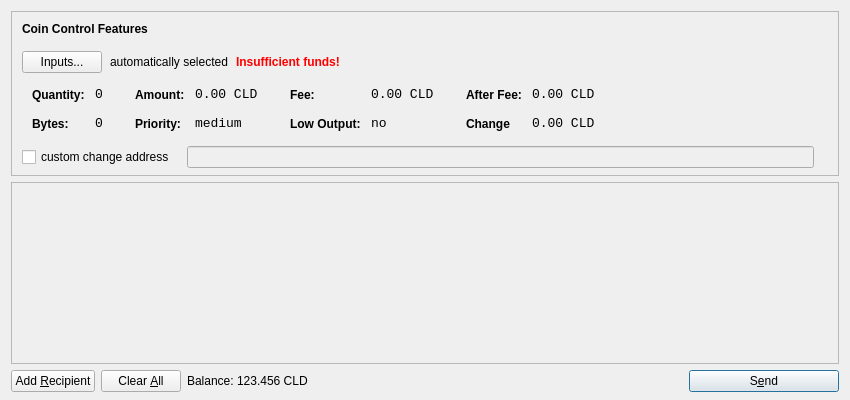
<?xml version="1.0" encoding="UTF-8"?>
<ui version="4.0">
 <class>SendCoinsDialog</class>
 <widget class="QDialog" name="SendCoinsDialog">
  <property name="geometry">
   <rect>
    <x>0</x>
    <y>0</y>
    <width>850</width>
    <height>400</height>
   </rect>
  </property>
  <property name="windowTitle">
   <string>Send Coins</string>
  </property>
  <layout class="QVBoxLayout" name="verticalLayout" stretch="0,1,0">
   <property name="bottomMargin">
    <number>8</number>
   </property>
   <item>
    <widget class="QFrame" name="frameCoinControl">
     <property name="sizePolicy">
      <sizepolicy hsizetype="Expanding" vsizetype="Expanding">
       <horstretch>0</horstretch>
       <verstretch>0</verstretch>
      </sizepolicy>
     </property>
     <property name="maximumSize">
      <size>
       <width>16777215</width>
       <height>16777215</height>
      </size>
     </property>
     <property name="frameShape">
      <enum>QFrame::StyledPanel</enum>
     </property>
     <property name="frameShadow">
      <enum>QFrame::Sunken</enum>
     </property>
     <layout class="QVBoxLayout" name="verticalLayoutCoinControl2">
      <property name="spacing">
       <number>-1</number>
      </property>
      <property name="leftMargin">
       <number>0</number>
      </property>
      <property name="topMargin">
       <number>0</number>
      </property>
      <property name="rightMargin">
       <number>0</number>
      </property>
      <property name="bottomMargin">
       <number>6</number>
      </property>
      <item>
       <layout class="QVBoxLayout" name="verticalLayoutCoinControl" stretch="0,0,0,0,1">
        <property name="spacing">
         <number>0</number>
        </property>
        <property name="leftMargin">
         <number>10</number>
        </property>
        <property name="topMargin">
         <number>10</number>
        </property>
        <item>
         <layout class="QHBoxLayout" name="horizontalLayoutCoinControl1">
          <property name="bottomMargin">
           <number>15</number>
          </property>
          <item>
           <widget class="QLabel" name="labelCoinControlFeatures">
            <property name="sizePolicy">
             <sizepolicy hsizetype="Preferred" vsizetype="Maximum">
              <horstretch>0</horstretch>
              <verstretch>0</verstretch>
             </sizepolicy>
            </property>
            <property name="font">
             <font>
              <weight>75</weight>
              <bold>true</bold>
             </font>
            </property>
            <property name="styleSheet">
             <string notr="true">font-weight:bold;</string>
            </property>
            <property name="text">
             <string>Coin Control Features</string>
            </property>
           </widget>
          </item>
         </layout>
        </item>
        <item>
         <layout class="QHBoxLayout" name="horizontalLayoutCoinControl2" stretch="0,0,0,0">
          <property name="spacing">
           <number>8</number>
          </property>
          <property name="bottomMargin">
           <number>10</number>
          </property>
          <item>
           <widget class="QPushButton" name="pushButtonCoinControl">
            <property name="styleSheet">
             <string notr="true"/>
            </property>
            <property name="text">
             <string>Inputs...</string>
            </property>
           </widget>
          </item>
          <item>
           <widget class="QLabel" name="labelCoinControlAutomaticallySelected">
            <property name="text">
             <string>automatically selected</string>
            </property>
            <property name="margin">
             <number>5</number>
            </property>
           </widget>
          </item>
          <item>
           <widget class="QLabel" name="labelCoinControlInsuffFunds">
            <property name="font">
             <font>
              <weight>75</weight>
              <bold>true</bold>
             </font>
            </property>
            <property name="styleSheet">
             <string notr="true">color:red;font-weight:bold;</string>
            </property>
            <property name="text">
             <string>Insufficient funds!</string>
            </property>
            <property name="margin">
             <number>5</number>
            </property>
           </widget>
          </item>
          <item>
           <spacer name="horizontalSpacerCoinControl">
            <property name="orientation">
             <enum>Qt::Horizontal</enum>
            </property>
            <property name="sizeHint" stdset="0">
             <size>
              <width>40</width>
              <height>1</height>
             </size>
            </property>
           </spacer>
          </item>
         </layout>
        </item>
        <item>
         <widget class="QWidget" name="widgetCoinControl" native="true">
          <property name="sizePolicy">
           <sizepolicy hsizetype="Preferred" vsizetype="Preferred">
            <horstretch>0</horstretch>
            <verstretch>0</verstretch>
           </sizepolicy>
          </property>
          <property name="minimumSize">
           <size>
            <width>0</width>
            <height>0</height>
           </size>
          </property>
          <property name="styleSheet">
           <string notr="true"/>
          </property>
          <layout class="QHBoxLayout" name="horizontalLayoutCoinControl5">
           <property name="margin">
            <number>0</number>
           </property>
           <item>
            <layout class="QHBoxLayout" name="horizontalLayoutCoinControl3" stretch="0,0,0,1">
             <property name="spacing">
              <number>20</number>
             </property>
             <property name="topMargin">
              <number>0</number>
             </property>
             <property name="bottomMargin">
              <number>10</number>
             </property>
             <item>
              <layout class="QFormLayout" name="formLayoutCoinControl1">
               <property name="horizontalSpacing">
                <number>10</number>
               </property>
               <property name="verticalSpacing">
                <number>14</number>
               </property>
               <property name="leftMargin">
                <number>10</number>
               </property>
               <property name="topMargin">
                <number>4</number>
               </property>
               <property name="rightMargin">
                <number>6</number>
               </property>
               <item row="0" column="0">
                <widget class="QLabel" name="labelCoinControlQuantityText">
                 <property name="styleSheet">
                  <string notr="true">font-weight:bold;</string>
                 </property>
                 <property name="text">
                  <string>Quantity:</string>
                 </property>
                 <property name="margin">
                  <number>0</number>
                 </property>
                </widget>
               </item>
               <item row="0" column="1">
                <widget class="QLabel" name="labelCoinControlQuantity">
                 <property name="font">
                  <font>
                   <family>Monospace</family>
                   <pointsize>10</pointsize>
                  </font>
                 </property>
                 <property name="cursor">
                  <cursorShape>IBeamCursor</cursorShape>
                 </property>
                 <property name="contextMenuPolicy">
                  <enum>Qt::ActionsContextMenu</enum>
                 </property>
                 <property name="text">
                  <string>0</string>
                 </property>
                 <property name="margin">
                  <number>0</number>
                 </property>
                 <property name="textInteractionFlags">
                  <set>Qt::LinksAccessibleByMouse|Qt::TextSelectableByKeyboard|Qt::TextSelectableByMouse</set>
                 </property>
                </widget>
               </item>
               <item row="1" column="0">
                <widget class="QLabel" name="labelCoinControlBytesText">
                 <property name="styleSheet">
                  <string notr="true">font-weight:bold;</string>
                 </property>
                 <property name="text">
                  <string>Bytes:</string>
                 </property>
                </widget>
               </item>
               <item row="1" column="1">
                <widget class="QLabel" name="labelCoinControlBytes">
                 <property name="font">
                  <font>
                   <family>Monospace</family>
                   <pointsize>10</pointsize>
                  </font>
                 </property>
                 <property name="cursor">
                  <cursorShape>IBeamCursor</cursorShape>
                 </property>
                 <property name="contextMenuPolicy">
                  <enum>Qt::ActionsContextMenu</enum>
                 </property>
                 <property name="text">
                  <string>0</string>
                 </property>
                 <property name="textInteractionFlags">
                  <set>Qt::LinksAccessibleByMouse|Qt::TextSelectableByKeyboard|Qt::TextSelectableByMouse</set>
                 </property>
                </widget>
               </item>
              </layout>
             </item>
             <item>
              <layout class="QFormLayout" name="formLayoutCoinControl2">
               <property name="horizontalSpacing">
                <number>10</number>
               </property>
               <property name="verticalSpacing">
                <number>14</number>
               </property>
               <property name="leftMargin">
                <number>6</number>
               </property>
               <property name="topMargin">
                <number>4</number>
               </property>
               <property name="rightMargin">
                <number>6</number>
               </property>
               <item row="0" column="0">
                <widget class="QLabel" name="labelCoinControlAmountText">
                 <property name="styleSheet">
                  <string notr="true">font-weight:bold;</string>
                 </property>
                 <property name="text">
                  <string>Amount:</string>
                 </property>
                 <property name="margin">
                  <number>0</number>
                 </property>
                </widget>
               </item>
               <item row="0" column="1">
                <widget class="QLabel" name="labelCoinControlAmount">
                 <property name="font">
                  <font>
                   <family>Monospace</family>
                   <pointsize>10</pointsize>
                  </font>
                 </property>
                 <property name="cursor">
                  <cursorShape>IBeamCursor</cursorShape>
                 </property>
                 <property name="contextMenuPolicy">
                  <enum>Qt::ActionsContextMenu</enum>
                 </property>
                 <property name="text">
                  <string>0.00 CLD</string>
                 </property>
                 <property name="textInteractionFlags">
                  <set>Qt::LinksAccessibleByMouse|Qt::TextSelectableByKeyboard|Qt::TextSelectableByMouse</set>
                 </property>
                </widget>
               </item>
               <item row="1" column="0">
                <widget class="QLabel" name="labelCoinControlPriorityText">
                 <property name="styleSheet">
                  <string notr="true">font-weight:bold;</string>
                 </property>
                 <property name="text">
                  <string>Priority:</string>
                 </property>
                </widget>
               </item>
               <item row="1" column="1">
                <widget class="QLabel" name="labelCoinControlPriority">
                 <property name="font">
                  <font>
                   <family>Monospace</family>
                   <pointsize>10</pointsize>
                  </font>
                 </property>
                 <property name="cursor">
                  <cursorShape>IBeamCursor</cursorShape>
                 </property>
                 <property name="contextMenuPolicy">
                  <enum>Qt::ActionsContextMenu</enum>
                 </property>
                 <property name="text">
                  <string>medium</string>
                 </property>
                 <property name="textInteractionFlags">
                  <set>Qt::LinksAccessibleByMouse|Qt::TextSelectableByKeyboard|Qt::TextSelectableByMouse</set>
                 </property>
                </widget>
               </item>
              </layout>
             </item>
             <item>
              <layout class="QFormLayout" name="formLayoutCoinControl3">
               <property name="horizontalSpacing">
                <number>10</number>
               </property>
               <property name="verticalSpacing">
                <number>14</number>
               </property>
               <property name="leftMargin">
                <number>6</number>
               </property>
               <property name="topMargin">
                <number>4</number>
               </property>
               <property name="rightMargin">
                <number>6</number>
               </property>
               <item row="0" column="0">
                <widget class="QLabel" name="labelCoinControlFeeText">
                 <property name="styleSheet">
                  <string notr="true">font-weight:bold;</string>
                 </property>
                 <property name="text">
                  <string>Fee:</string>
                 </property>
                 <property name="margin">
                  <number>0</number>
                 </property>
                </widget>
               </item>
               <item row="0" column="1">
                <widget class="QLabel" name="labelCoinControlFee">
                 <property name="font">
                  <font>
                   <family>Monospace</family>
                   <pointsize>10</pointsize>
                  </font>
                 </property>
                 <property name="cursor">
                  <cursorShape>IBeamCursor</cursorShape>
                 </property>
                 <property name="contextMenuPolicy">
                  <enum>Qt::ActionsContextMenu</enum>
                 </property>
                 <property name="text">
                  <string>0.00 CLD</string>
                 </property>
                 <property name="textInteractionFlags">
                  <set>Qt::LinksAccessibleByMouse|Qt::TextSelectableByKeyboard|Qt::TextSelectableByMouse</set>
                 </property>
                </widget>
               </item>
               <item row="1" column="0">
                <widget class="QLabel" name="labelCoinControlLowOutputText">
                 <property name="styleSheet">
                  <string notr="true">font-weight:bold;</string>
                 </property>
                 <property name="text">
                  <string>Low Output:</string>
                 </property>
                </widget>
               </item>
               <item row="1" column="1">
                <widget class="QLabel" name="labelCoinControlLowOutput">
                 <property name="font">
                  <font>
                   <family>Monospace</family>
                   <pointsize>10</pointsize>
                  </font>
                 </property>
                 <property name="cursor">
                  <cursorShape>IBeamCursor</cursorShape>
                 </property>
                 <property name="contextMenuPolicy">
                  <enum>Qt::ActionsContextMenu</enum>
                 </property>
                 <property name="text">
                  <string>no</string>
                 </property>
                 <property name="textInteractionFlags">
                  <set>Qt::LinksAccessibleByMouse|Qt::TextSelectableByKeyboard|Qt::TextSelectableByMouse</set>
                 </property>
                </widget>
               </item>
              </layout>
             </item>
             <item>
              <layout class="QFormLayout" name="formLayoutCoinControl4">
               <property name="horizontalSpacing">
                <number>10</number>
               </property>
               <property name="verticalSpacing">
                <number>14</number>
               </property>
               <property name="leftMargin">
                <number>6</number>
               </property>
               <property name="topMargin">
                <number>4</number>
               </property>
               <property name="rightMargin">
                <number>6</number>
               </property>
               <item row="0" column="0">
                <widget class="QLabel" name="labelCoinControlAfterFeeText">
                 <property name="styleSheet">
                  <string notr="true">font-weight:bold;</string>
                 </property>
                 <property name="text">
                  <string>After Fee:</string>
                 </property>
                 <property name="margin">
                  <number>0</number>
                 </property>
                </widget>
               </item>
               <item row="0" column="1">
                <widget class="QLabel" name="labelCoinControlAfterFee">
                 <property name="font">
                  <font>
                   <family>Monospace</family>
                   <pointsize>10</pointsize>
                  </font>
                 </property>
                 <property name="cursor">
                  <cursorShape>IBeamCursor</cursorShape>
                 </property>
                 <property name="contextMenuPolicy">
                  <enum>Qt::ActionsContextMenu</enum>
                 </property>
                 <property name="text">
                  <string>0.00 CLD</string>
                 </property>
                 <property name="textInteractionFlags">
                  <set>Qt::LinksAccessibleByMouse|Qt::TextSelectableByKeyboard|Qt::TextSelectableByMouse</set>
                 </property>
                </widget>
               </item>
               <item row="1" column="0">
                <widget class="QLabel" name="labelCoinControlChangeText">
                 <property name="styleSheet">
                  <string notr="true">font-weight:bold;</string>
                 </property>
                 <property name="text">
                  <string>Change</string>
                 </property>
                </widget>
               </item>
               <item row="1" column="1">
                <widget class="QLabel" name="labelCoinControlChange">
                 <property name="font">
                  <font>
                   <family>Monospace</family>
                   <pointsize>10</pointsize>
                  </font>
                 </property>
                 <property name="cursor">
                  <cursorShape>IBeamCursor</cursorShape>
                 </property>
                 <property name="contextMenuPolicy">
                  <enum>Qt::ActionsContextMenu</enum>
                 </property>
                 <property name="text">
                  <string>0.00 CLD</string>
                 </property>
                 <property name="textInteractionFlags">
                  <set>Qt::LinksAccessibleByMouse|Qt::TextSelectableByKeyboard|Qt::TextSelectableByMouse</set>
                 </property>
                </widget>
               </item>
              </layout>
             </item>
            </layout>
           </item>
          </layout>
         </widget>
        </item>
        <item>
         <layout class="QHBoxLayout" name="horizontalLayoutCoinControl4" stretch="0,0,0">
          <property name="spacing">
           <number>12</number>
          </property>
          <property name="sizeConstraint">
           <enum>QLayout::SetDefaultConstraint</enum>
          </property>
          <property name="topMargin">
           <number>5</number>
          </property>
          <property name="rightMargin">
           <number>5</number>
          </property>
          <item>
           <widget class="QCheckBox" name="checkBoxCoinControlChange">
            <property name="text">
             <string>custom change address</string>
            </property>
           </widget>
          </item>
          <item>
           <widget class="QLineEdit" name="lineEditCoinControlChange">
            <property name="enabled">
             <bool>false</bool>
            </property>
            <property name="sizePolicy">
             <sizepolicy hsizetype="Expanding" vsizetype="Fixed">
              <horstretch>0</horstretch>
              <verstretch>0</verstretch>
             </sizepolicy>
            </property>
           </widget>
          </item>
          <item>
           <widget class="QLabel" name="labelCoinControlChangeLabel">
            <property name="sizePolicy">
             <sizepolicy hsizetype="Preferred" vsizetype="Expanding">
              <horstretch>0</horstretch>
              <verstretch>0</verstretch>
             </sizepolicy>
            </property>
            <property name="minimumSize">
             <size>
              <width>0</width>
              <height>0</height>
             </size>
            </property>
            <property name="text">
             <string/>
            </property>
            <property name="margin">
             <number>3</number>
            </property>
           </widget>
          </item>
         </layout>
        </item>
        <item>
         <spacer name="verticalSpacerCoinControl">
          <property name="orientation">
           <enum>Qt::Vertical</enum>
          </property>
          <property name="sizeHint" stdset="0">
           <size>
            <width>800</width>
            <height>1</height>
           </size>
          </property>
         </spacer>
        </item>
       </layout>
      </item>
     </layout>
    </widget>
   </item>
   <item>
    <widget class="QScrollArea" name="scrollArea">
     <property name="widgetResizable">
      <bool>true</bool>
     </property>
     <widget class="QWidget" name="scrollAreaWidgetContents">
      <property name="geometry">
       <rect>
        <x>0</x>
        <y>0</y>
        <width>830</width>
        <height>165</height>
       </rect>
      </property>
      <layout class="QVBoxLayout" name="verticalLayout_2">
       <property name="margin">
        <number>0</number>
       </property>
       <item>
        <layout class="QVBoxLayout" name="entries">
         <property name="spacing">
          <number>6</number>
         </property>
        </layout>
       </item>
       <item>
        <spacer name="verticalSpacer">
         <property name="orientation">
          <enum>Qt::Vertical</enum>
         </property>
         <property name="sizeHint" stdset="0">
          <size>
           <width>20</width>
           <height>40</height>
          </size>
         </property>
        </spacer>
       </item>
      </layout>
     </widget>
    </widget>
   </item>
   <item>
    <layout class="QHBoxLayout" name="horizontalLayout">
     <item>
      <widget class="QPushButton" name="addButton">
       <property name="toolTip">
        <string>Send to multiple recipients at once</string>
       </property>
       <property name="text">
        <string>Add &amp;Recipient</string>
       </property>
       <property name="icon">
        <iconset resource="../bitcoin.qrc">
         <normaloff>:/icons/add</normaloff>:/icons/add</iconset>
       </property>
       <property name="autoDefault">
        <bool>false</bool>
       </property>
      </widget>
     </item>
     <item>
      <widget class="QPushButton" name="clearButton">
       <property name="sizePolicy">
        <sizepolicy hsizetype="Minimum" vsizetype="Fixed">
         <horstretch>0</horstretch>
         <verstretch>0</verstretch>
        </sizepolicy>
       </property>
       <property name="toolTip">
        <string>Remove all transaction fields</string>
       </property>
       <property name="text">
        <string>Clear &amp;All</string>
       </property>
       <property name="icon">
        <iconset resource="../bitcoin.qrc">
         <normaloff>:/icons/remove</normaloff>:/icons/remove</iconset>
       </property>
       <property name="autoRepeatDelay">
        <number>300</number>
       </property>
       <property name="autoDefault">
        <bool>false</bool>
       </property>
      </widget>
     </item>
     <item>
      <layout class="QHBoxLayout" name="horizontalLayout_2">
       <property name="spacing">
        <number>3</number>
       </property>
       <item>
        <widget class="QLabel" name="label">
         <property name="sizePolicy">
          <sizepolicy hsizetype="Preferred" vsizetype="Fixed">
           <horstretch>0</horstretch>
           <verstretch>0</verstretch>
          </sizepolicy>
         </property>
         <property name="text">
          <string>Balance:</string>
         </property>
        </widget>
       </item>
       <item>
        <widget class="QLabel" name="labelBalance">
         <property name="sizePolicy">
          <sizepolicy hsizetype="Preferred" vsizetype="Fixed">
           <horstretch>0</horstretch>
           <verstretch>0</verstretch>
          </sizepolicy>
         </property>
         <property name="cursor">
          <cursorShape>IBeamCursor</cursorShape>
         </property>
         <property name="text">
          <string>123.456 CLD</string>
         </property>
         <property name="textInteractionFlags">
          <set>Qt::LinksAccessibleByMouse|Qt::TextSelectableByKeyboard|Qt::TextSelectableByMouse</set>
         </property>
        </widget>
       </item>
      </layout>
     </item>
     <item>
      <spacer name="horizontalSpacer">
       <property name="orientation">
        <enum>Qt::Horizontal</enum>
       </property>
       <property name="sizeHint" stdset="0">
        <size>
         <width>40</width>
         <height>20</height>
        </size>
       </property>
      </spacer>
     </item>
     <item>
      <widget class="QPushButton" name="sendButton">
       <property name="minimumSize">
        <size>
         <width>150</width>
         <height>0</height>
        </size>
       </property>
       <property name="toolTip">
        <string>Confirm the send action</string>
       </property>
       <property name="text">
        <string>S&amp;end</string>
       </property>
       <property name="icon">
        <iconset resource="../bitcoin.qrc">
         <normaloff>:/icons/send</normaloff>:/icons/send</iconset>
       </property>
       <property name="default">
        <bool>true</bool>
       </property>
      </widget>
     </item>
    </layout>
   </item>
  </layout>
 </widget>
 <resources>
  <include location="../bitcoin.qrc"/>
 </resources>
 <connections/>
</ui>
